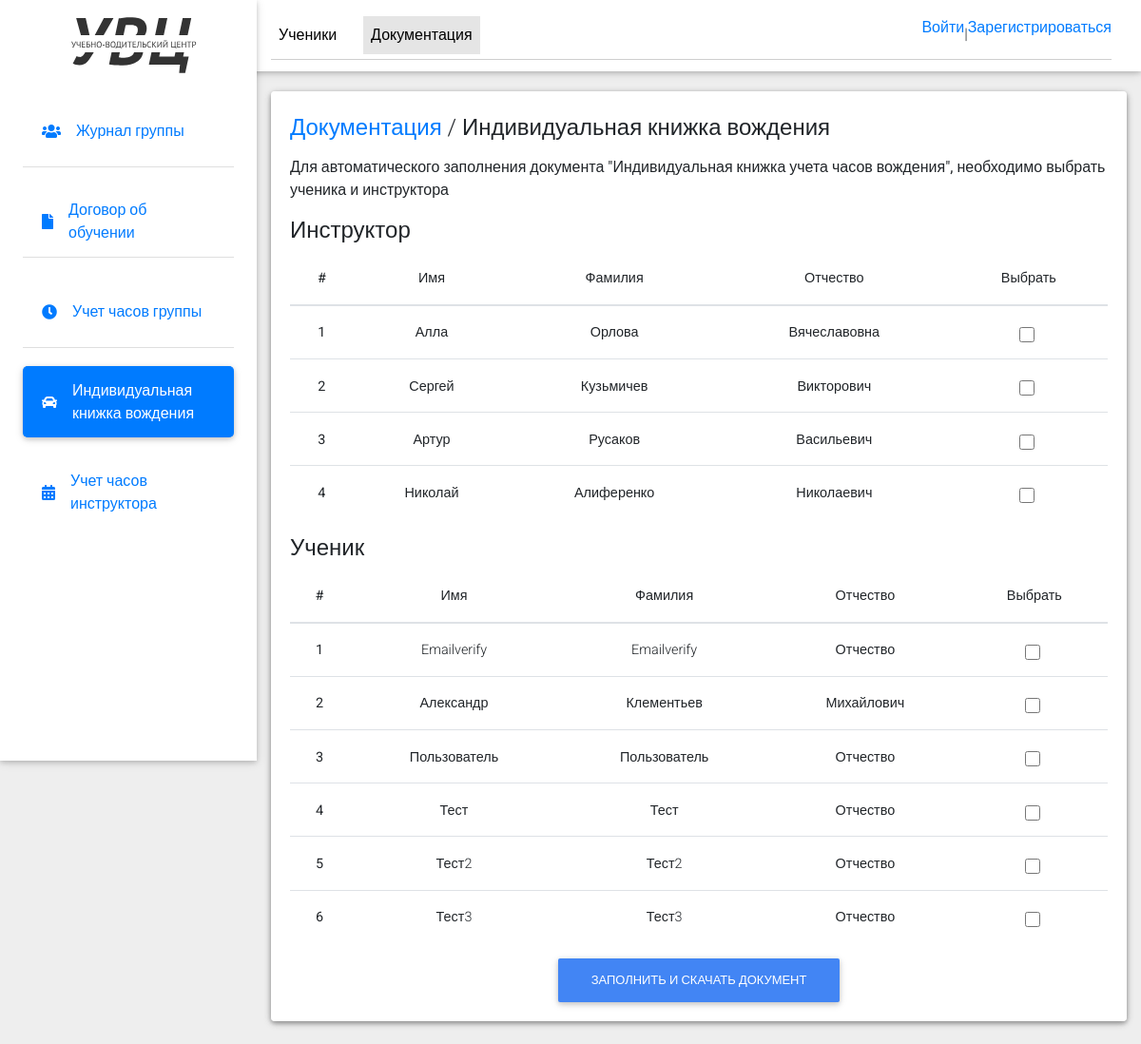
Before: /users/user_profile/manager_document_kniga_vojden/ with the older database file.
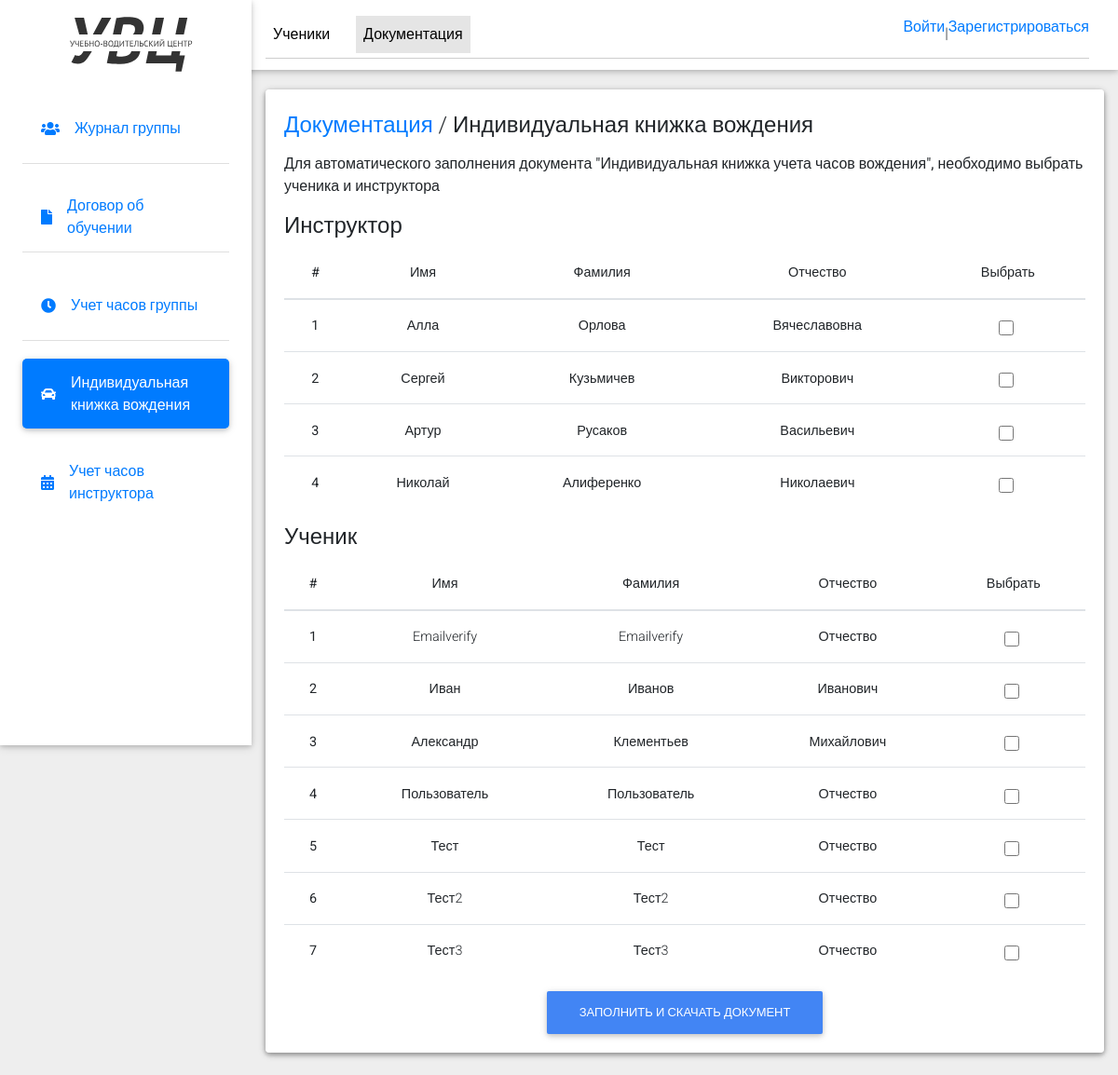
After: the same page with the newer database file.
### users/models.py (models this page shows, shortened)
class Instructor(models.Model):
    second_name = models.CharField(max_length=100)
    name=models.CharField(max_length=100)
    surname = models.CharField(max_length=100)
    user_id = models.CharField(max_length=10)

class User(AbstractUser):
    email = models.EmailField(
        _('email address'),
        unique=True,
    )
    email_verify = models.BooleanField(default=False)
    surname = models.CharField(max_length=255, blank=True, null=True)
    phone = models.CharField(max_length=255, blank=True, null=True)
    USERNAME_FIELD = 'email'
    REQUIRED_FIELDS = []

### users/views.py (the view)
# urls.py: path('user_profile/manager_document_kniga_vojden/', kniga_vojden, name='kniga_vojden'),
def kniga_vojden(request):
    group = Group.objects.get(id=2)
    users = User.objects.filter(email_verify=True, groups=group).order_by('last_name')
    instructors = Instructor.objects.all()
    context = {'users': users, 'instructors': instructors}
    return render(request, 'manager_document_kniga_vojden.html', context)

### templates/manager_document_kniga_vojden.html (shortened to what the changed rows need)
{% load static %}
<!DOCTYPE html>
<html lang="en">
<head>
  <link rel="stylesheet" href="https://use.fontawesome.com/releases/v5.11.2/css/all.css">
  <link rel="stylesheet" href="{% static 'css/bootstrap.min.css' %}">
  <link rel="stylesheet" href="{% static 'css/mdb.min.css' %}">
  <link rel="stylesheet" href="{% static 'css/style.css' %}">
</head>
<body class="grey lighten-3">
  <main class="pt-5 max-lg-5">
    <div class="container-fluid mt-5">
      <div class="card mb-4 wow fadeIn">
        <div class="card body d-sm-flex justify-content-between card-manager">
          <form id="confirmation-form" method="post" action="{% url 'kniga_vojden_users' %}">
            <table class="table">
                <thead>
                  <tr>
                      <th scope="col">#</th>
                      <th scope="col">Имя</th>
                      <th scope="col">Фамилия</th>
                      <th scope="col">Отчество</th>
                      <th scope="col">Выбрать</th>
                  </tr>
              </thead>
              <tbody>
                  {% for instructor in instructors %}
                      <tr>
                          <th scope="row">{{ forloop.counter }}</th>
                          <td>{{ instructor.name }}</td>
                          <td>{{ instructor.second_name }}</td>
                          <td>{{ instructor.surname }}</td>
                          <td>
                              <div class="form-check">
                                  <input class="form-check-input instructor-input" type="checkbox" name="instructor_id" value="{{ instructor.id }}">
                              </div>
                          </td>
                      </tr>
                  {% endfor %}
              </tbody>
            </table>
            <table class="table">
                <thead>
                    <tr>
                        <th scope="col">#</th>
                        <th scope="col">Имя</th>
                        <th scope="col">Фамилия</th>
                        <th scope="col">Отчество</th>
                        <th scope="col">Выбрать</th>
                    </tr>
                </thead>
                <tbody>
                    {% for user in users %}
                        <tr>
                            <th scope="row">{{ forloop.counter }}</th>
                            <td>{{ user.first_name }}</td>
                            <td>{{ user.last_name }}</td>
                            <td>{{ user.surname }}</td>
                            <td>
                                <div class="form-check">
                                    <input class="form-check-input" type="checkbox" name="user_id" value="{{ user.id }}">
                                </div>
                            </td>
                        </tr>
                    {% endfor %}
                </tbody>
            </table>
        </form>
        </div>
      </div>
    </div>
  </main>
</body>
</html>

Changed rows visible on the page:
added User: first_name "Иван", last_name "Иванов", surname "Иванович"
